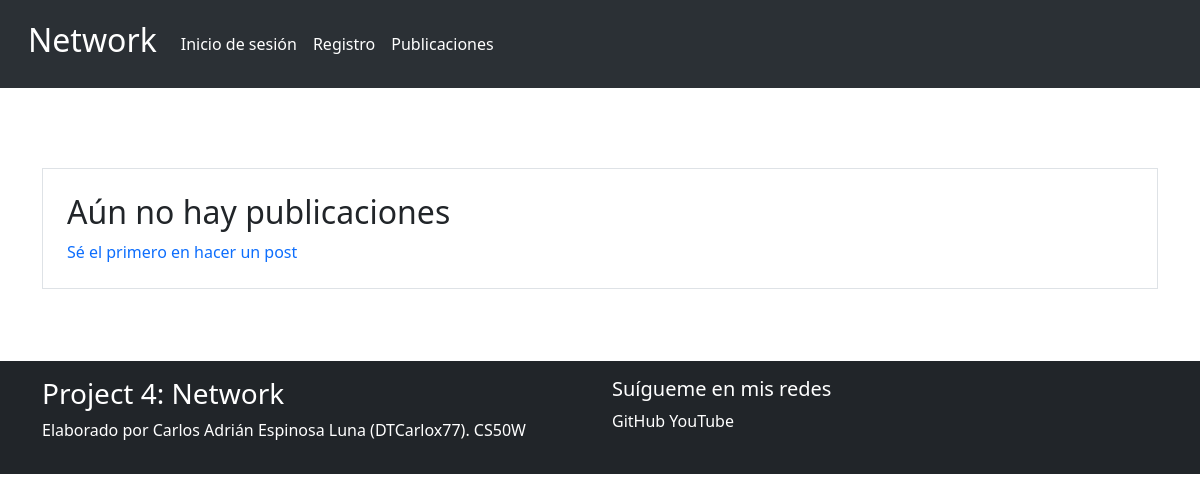
The app's page /posts/, older data.
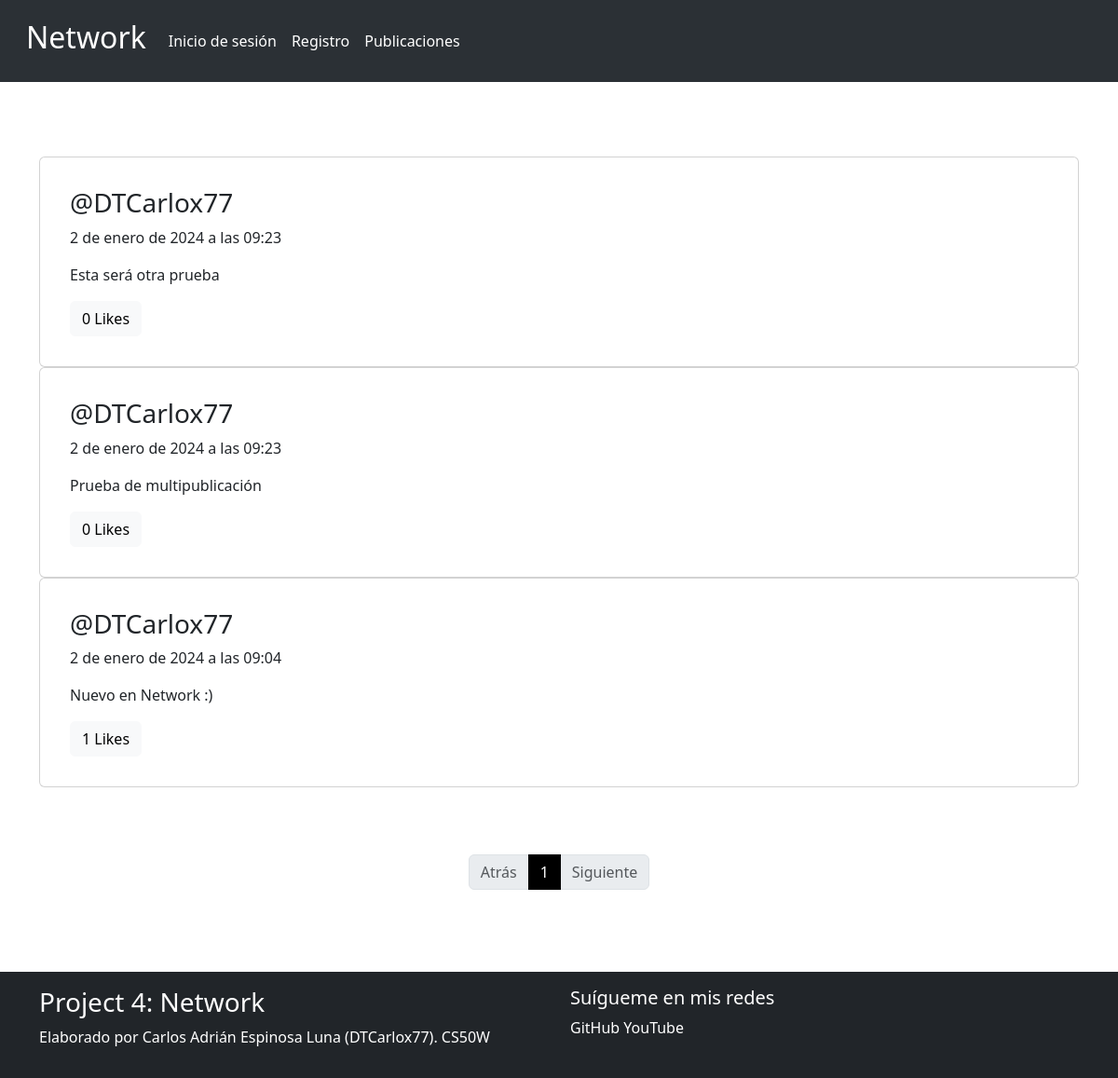
The same page, newer data.
### network/models.py (models this page shows, shortened)
class Post(models.Model):
    autor = models.ForeignKey(CustomUser, on_delete=models.CASCADE)
    contenido = models.TextField()
    fecha = models.DateTimeField(auto_now_add=True)
    likes = models.ManyToManyField(CustomUser, through=Like, related_name='post_likes')

class CustomUser(AbstractUser):
    correo = models.EmailField(unique=True)
    name = models.CharField(max_length=40)
    lastname = models.CharField(max_length=40)
    biografia = models.TextField(blank=True)
    def __str__(self):
        return self.username

### network/views.py (the view)
# urls.py: path('posts/', posts, name='posts'),
def posts(request):
    all_posts = Post.objects.all().order_by('-fecha')
    paginator = Paginator(all_posts, 10)
    page = request.GET.get('page')
    try:
        page_posts = paginator.page(page)
    except PageNotAnInteger:
        page_posts = paginator.page(1)
    except EmptyPage:
        page_posts = paginator.page(paginator.num_pages)
    return render(request, 'posts.html', {'posts': page_posts})

### network/templates/posts.html (shortened to what this page needs)
{% extends "layouts/base.html" %}
{% block content %}
{% if posts %}
    {% for post in posts %}
    <div class="card">
        <div class="card-body m-3">
            <h3 class="card-title"><a class="text-decoration-none text-dark" href="/profile/{{ post.autor }}">@{{ post.autor }}</a></h3>
            <p class="card-text">{{ post.fecha }}</p>
            <form method="POST" class="like-form" id="post-{{ post.id }}">
                <p class="card-text" id="content-{{ post.id }}">{{ post.contenido }}</p>
                {% if user.is_authenticated %}
                    {% csrf_token %}
                    {% if request.user in post.likes.all %}
                        <button type="button" class="btn btn-primary btn-dark like_button" data-post-id="{{ post.id }}">
                            {{ post.likes.all.count }} Likes
                        </button>
                    {% else %}
                        <button type="button" class="btn btn-primary btn-light like_button" data-post-id="{{ post.id }}">
                            {{ post.likes.all.count }} Likes
                        </button>
                    {% endif %}
                    {% if post.autor == request.user %}
                        <button type="button" class="btn btn-light edit_post" data-post-id="{{ post.id }}">Modificar</button>
                        <button type="button" class="btn btn-light delete_post" data-post-id="{{ post.id }}">Eliminar</button>
                    {% endif %}
                {% else %}
                <a  href="{% url 'login' %}">
                    <button type="button" class="btn btn-primary btn-light">
                        {{ post.likes.all.count }} Likes
                    </button>
                </a>
                {% endif %}
            </form>
        </div>
    </div>
    {% endfor %}
    <br>
    <div class="d-flex justify-content-center mt-5">
        <nav aria-label="...">
            <ul class="pagination">
                {% if posts.has_previous %}
                    <li class="page-item">
                        <a class="page-link" href="?page={{ posts.previous_page_number }}">Atrás</a>
                    </li>
                {% else %}
                    <li class="page-item disabled">
                        <span class="page-link" href="?page=1">Atrás</span>
                    </li>
                {% endif %}
                {% for num in posts.paginator.page_range %}
                    <li class="page-item {% if num == posts.number%}active{% endif %}" aria-current="page">
                        <a class="page-link" href="?page={{ num }}">{{ num }}</a>
                    </li>
                {% endfor %}
                {% if posts.has_next %}
                    <li class="page-item">
                        <a class="page-link" href="?page={{ posts.next_page_number }}">Siguiente</a>
                    </li>
                {% else %}
                    <li class="page-item disabled">
                        <span class="page-link">Siguiente</span>
                    </li>
                {% endif %}
            </ul>
        </nav>
    </div>
{% else %}
    <div class="container mt-4 border p-4">
        <h2>Aún no hay publicaciones</h2>
        <a class="text-decoration-none" href="{% url 'new' %}">Sé el primero en hacer un post</a>
    </div>
{% endif %}
<br>
<br>
{% endblock %}

### network/templates/layouts/base.html (shortened to what this page needs)
{% load static %}
<!DOCTYPE html>
<html lang="en">
<head>
    <link rel="stylesheet" href="{% static 'css/style.css' %}">
    <link href="https://cdn.jsdelivr.net/npm/bootstrap@5.3.2/dist/css/bootstrap.min.css" rel="stylesheet">
</head>
<body>
    {% if user.is_authenticated %}
    <nav class="navbar navbar-expand-lg bg-body-tertiary sticky-top p-3 bg-dark mb-4" data-bs-theme="dark">
        <div class="container-fluid">
            <a class="navbar-brand" href="{% url 'main' %}"><h2>Network</h2></a>
            <button class="navbar-toggler" type="button" data-bs-toggle="collapse" data-bs-target="#navbarNavAltMarkup"
                aria-controls="navbarNavAltMarkup" aria-expanded="false" aria-label="Toggle navigation">
                <span class="navbar-toggler-icon"></span>
            </button>
            <div class="collapse navbar-collapse" id="navbarNavAltMarkup">
                <div class="navbar-nav">
                    <a class="nav-link active" aria-current="page" href="{% url 'profile' user.username %}">{{ user.username }}</a>
                    <a class="nav-link active" aria-current="page" href="{% url 'new' %}">Nuevo post</a>
                    <a class="nav-link active" aria-current="page" href="{% url 'posts' %}">Publicaciones</a>
                    <a class="nav-link active" aria-current="page" href="{% url 'following' %}">Siguiendo</a>
                    <a class="nav-link active" aria-current="page" href="{% url 'exit' %}">Cerrar sesión</a>
                </div>
            </div>
        </div>
    </nav>
    {% else %}
    <nav class="navbar navbar-expand-lg bg-body-tertiary sticky-top p-3 bg-dark mb-4" data-bs-theme="dark">
        <div class="container-fluid">
            <a class="navbar-brand" href="{% url 'main' %}"><h2>Network</h2></a>
            <div class="collapse navbar-collapse" id="navbarNavAltMarkup">
                <div class="navbar-nav">
                    <a class="nav-link active" aria-current="page" href="{% url 'login' %}">Inicio de sesión</a>
                    <a class="nav-link active" aria-current="page" href="{% url 'sign_in' %}">Registro</a>
                    <a class="nav-link active" aria-current="page" href="{% url 'posts' %}">Publicaciones</a>
                </div>
            </div>
        </div>
    </nav>
    {% endif %}
    <div class="container cuerpo">
        {% block content %}
        {% endblock %}
    </div>
    <footer class="bg-dark text-white p-3 mt-4 sticky-bottom bottom">
        <div class="container">
            <div class="row">
                <div class="col-md-6">
                    <h3>Project 4: Network</h3>
                    <p>Elaborado por Carlos Adrián Espinosa Luna (DTCarlox77). CS50W</p>
                </div>
                <div class="col-md-6 text-md-right">
                    <h5>Suígueme en mis redes</h5>
                    <a target="_blank" href="https://github.com/DTCarlox77" class="text-white text-decoration-none">GitHub</a>
                    <a target="_blank" href="https://www.youtube.com/channel/UCnUWCagaLT2qAK1Rl2VAfzQ" class="text-white text-decoration-none">YouTube</a>
                </div>
            </div>
        </div>
    </footer>
</body>
</html>

### network/static/css/style.css (style rules this page uses)
body { width: 100%; min-height: 100vh; height: 100vh; }
footer { margin-top: auto; }
.pagination .page-link { background-color: #fff; color: #000; border-color: black; }
.pagination .page-item.active .page-link { background-color: black; color: white; border-color: black; }
.cuerpo { margin-top: 80px; }

Row changes from the older to the newer data that the page shows:
added Post: autor "DTCarlox77", fecha "2 de enero de 2024 a las 09:23", contenido "Esta será otra prueba", likes.all.count "0"
added Post: autor "DTCarlox77", fecha "2 de enero de 2024 a las 09:23", contenido "Prueba de multipublicación", likes.all.count "0"
added Post: autor "DTCarlox77", fecha "2 de enero de 2024 a las 09:04", contenido "Nuevo en Network :)", likes.all.count "1"
Text that changed along with them:
text no longer shown: "Aún no hay publicaciones Sé el primero en hacer un post"
text now shown: "Atrás Siguiente"
new list line: "1"
